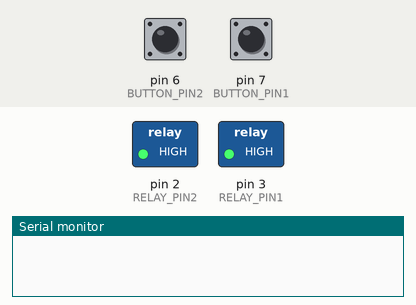
The sketch below on a simulated Arduino Uno, built with avr-gcc and run on an emulated ATmega328P. Parts: switched loads named in the sketch (green lamp = pin HIGH), the last lines printed to the serial monitor. The test bench sets the inputs (shaded band); at power-on: pin 7 (BUTTON_PIN1) HIGH, pin 6 (BUTTON_PIN2) HIGH.

Above: at 1.2 s.
1.3 s: pin 7 (BUTTON_PIN1) pulled LOW for 0.15 s
At 2.2 s:
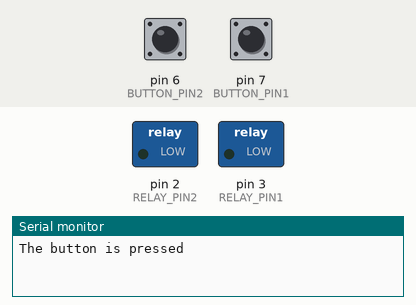
2.9 s: pin 6 (BUTTON_PIN2) pulled LOW for 0.15 s
At 3.3 s:
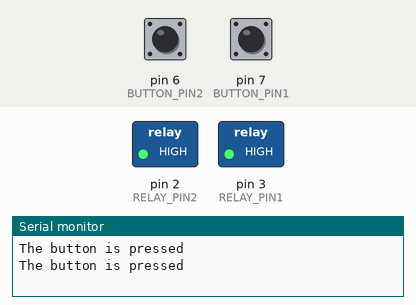
4.5 s: pin 7 (BUTTON_PIN1) pulled LOW for 1 s
At 5.8 s:
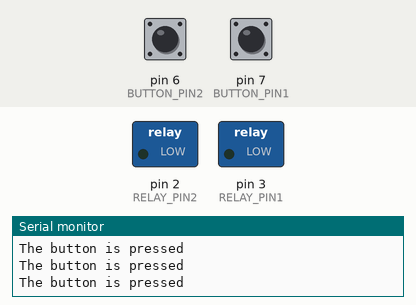
Timing chart, 0 to 7.5 s (numbered marks = the images above; inputs shaded):
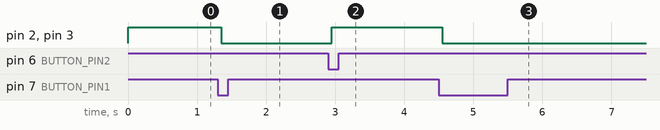

The sketch:

ElectroLockwithButton.ino
```cpp
 #include <ezButton.h>

// constants won't change
const int BUTTON_PIN1 = 7;
const int BUTTON_PIN2 = 6;
// Arduino pin connected to button's pin
const int RELAY_PIN1  = 3;
const int RELAY_PIN2  = 2;
// Arduino pin connected to relay's pin

ezButton button1(BUTTON_PIN1);
ezButton button2(BUTTON_PIN2);
 // create ezButton object that attach to pin 7;

void setup() {
  Serial.begin(9600);         // initialize serial
  pinMode(RELAY_PIN1, OUTPUT);
  pinMode(RELAY_PIN2, OUTPUT);// set arduino pin to output mode
  button1.setDebounceTime(50);
  button2.setDebounceTime(50);// set debounce time to 50 milliseconds

  digitalWrite(RELAY_PIN1, HIGH);
  digitalWrite(RELAY_PIN2, HIGH);// lock the door
}

void loop() {
  button1.loop();
  button2.loop();// MUST call the loop() function first

  if(button1.isPressed()) {
    Serial.println("The button is pressed");
    digitalWrite(RELAY_PIN1, LOW);
    digitalWrite(RELAY_PIN2, LOW);// unlock the door in 10 seconds

  }

  if(button2.isPressed()) {
    Serial.println("The button is pressed");
    digitalWrite(RELAY_PIN1, HIGH);
    digitalWrite(RELAY_PIN2, HIGH);
  }
}
```

Measured:
- after the input at 1.3 s, pin 2 (RELAY_PIN2), pin 3 (RELAY_PIN1): HIGH → LOW after 0.05 s
- after the input at 2.9 s, pin 2 (RELAY_PIN2), pin 3 (RELAY_PIN1): LOW → HIGH after 0.05 s
- after the input at 4.5 s, pin 2 (RELAY_PIN2), pin 3 (RELAY_PIN1): HIGH → LOW after 0.05 s
